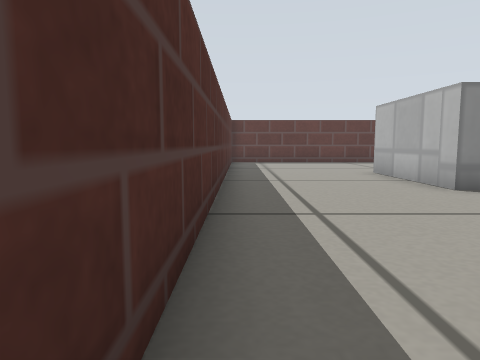
view 1 (above)

24 first-person views from a walk through a Gazebo world. The camera is 0.22 m above the floor, tilts 6° down and sees 70° across. The floor is counted in squares, 0.25 m on a side. Each view is taken from the middle of a square. On the plan, view 1 faces up. The plan holds only what a view shows up to about 12 squares ahead; the rest is blank. Gazebo's built-in surfaces are drawn with simple patterns.

view 2
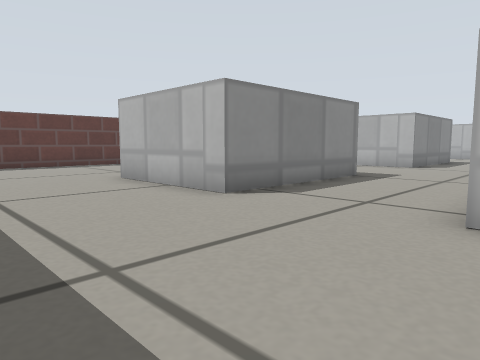

view 3
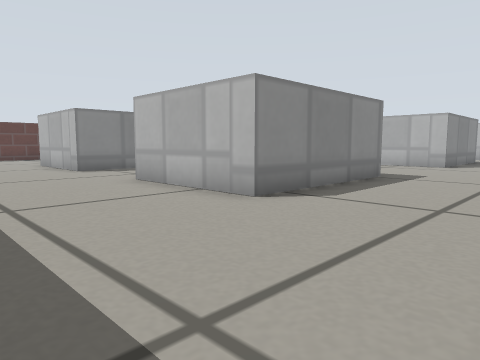

view 4
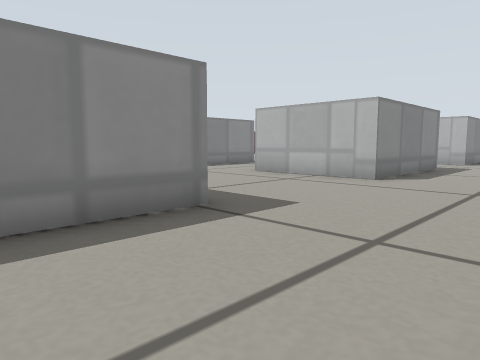

view 5
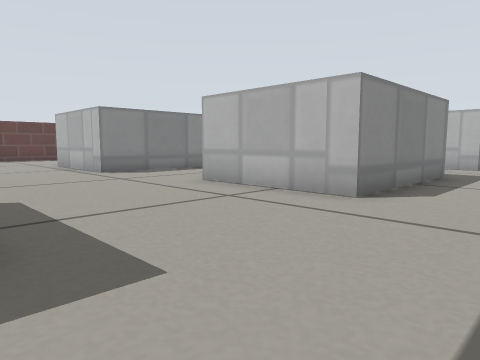

view 6
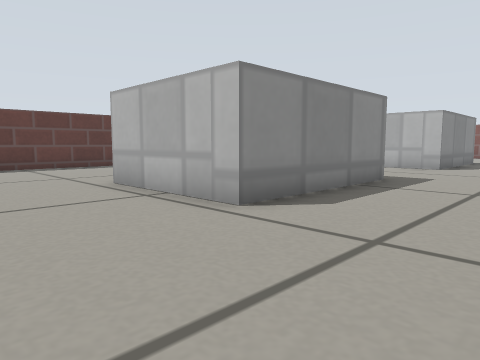

view 7
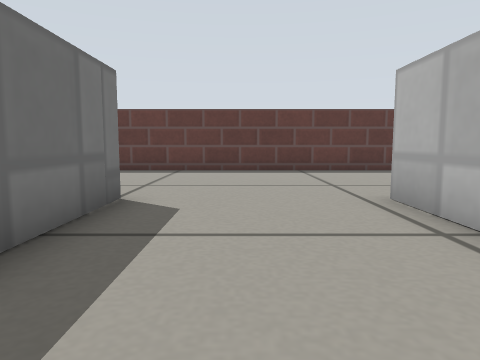

view 8
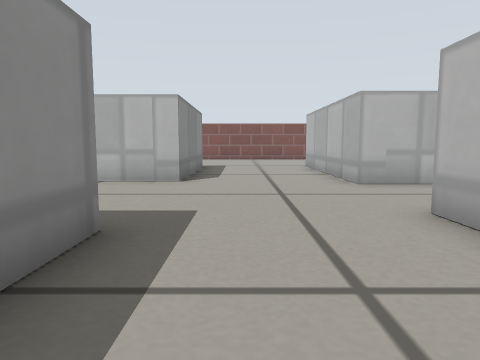

view 9
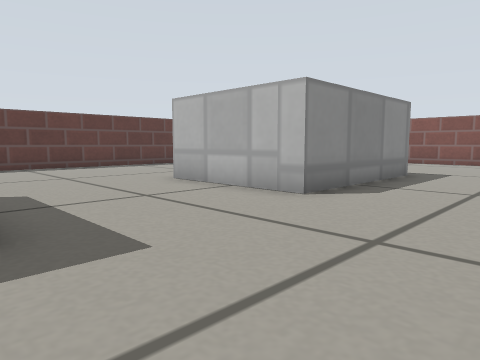

view 10
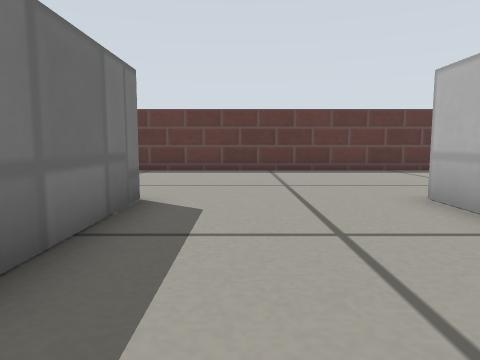

view 11
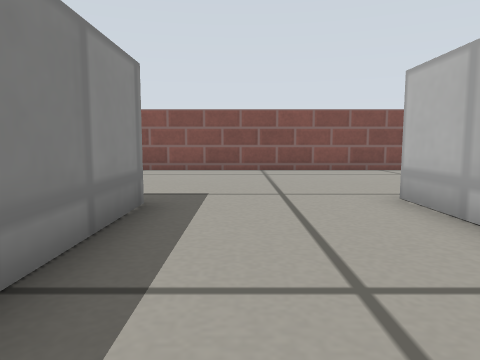

view 12
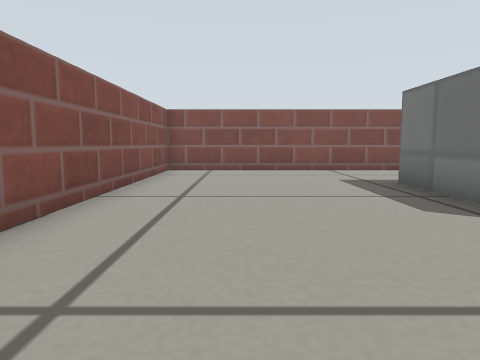

view 13
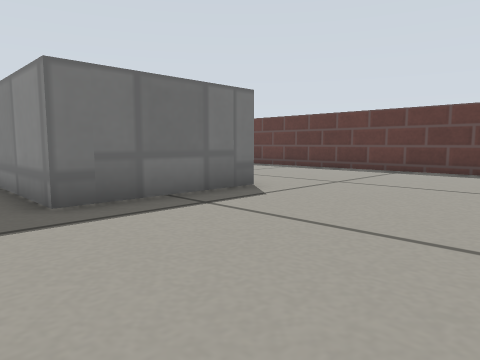

view 14
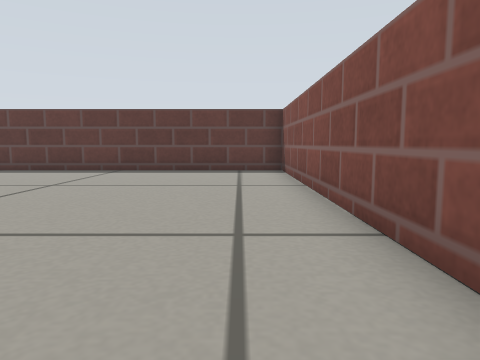

view 15
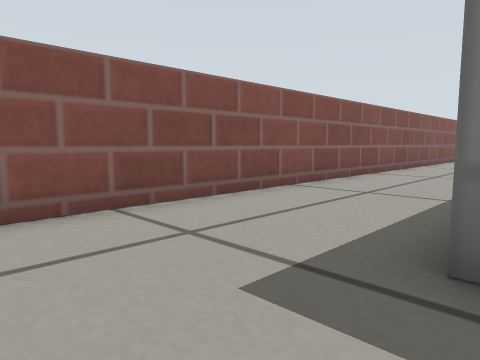

view 16
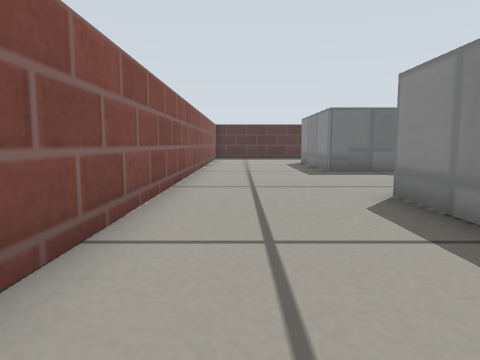

view 17
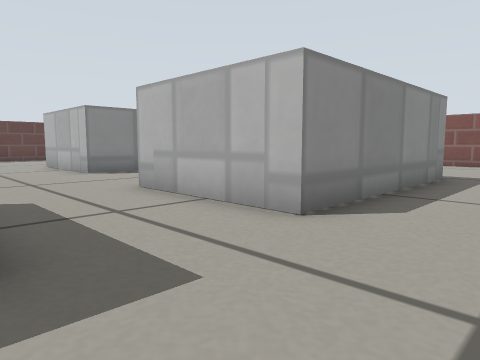

view 18
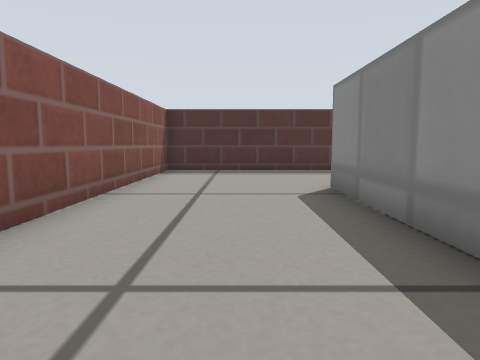

view 19
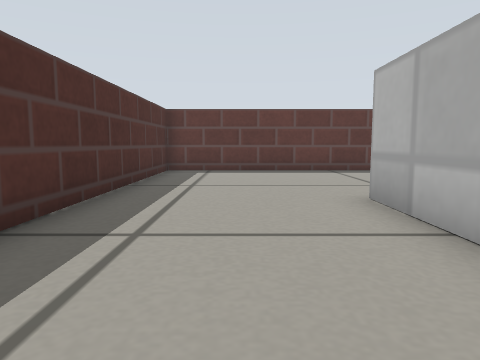

view 20
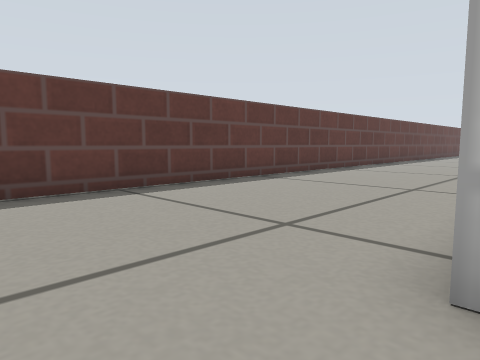

view 21
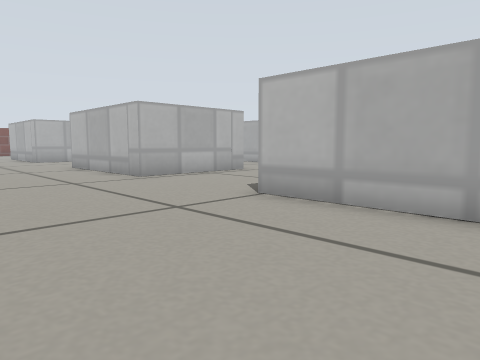

view 22
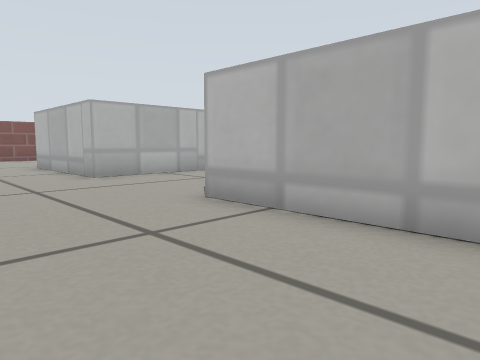

view 23
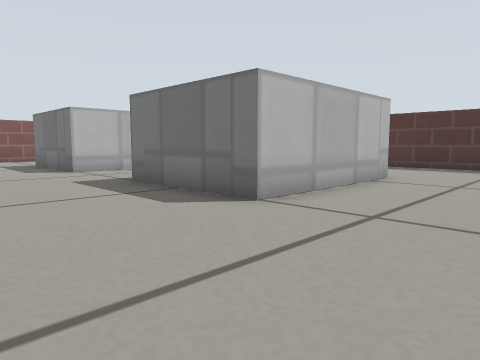

view 24
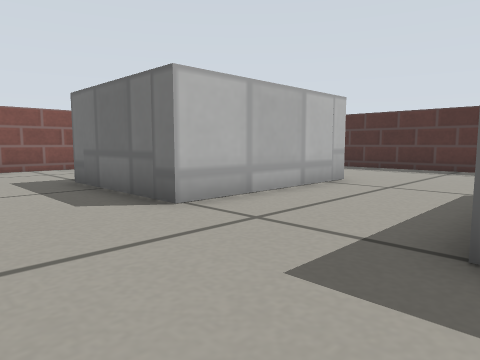

### Floor plan
Points are (right, up) in squares from view 1. A wall is a line through its corners. A room is listed if a view was taken in it or the views show most of it. See-through windows are left out.
Room 1 (views 1, 2, 3, 4, 5, 6, 7, 8, 9, 10, 11, 12, 13, 14, 15, 16, 17, 18, 19, 20, 21, 22, 23, 24)
walls: (18.5, 6.4) (13.4, 6.4) (13.4, 10.4) (18.4, 10.4) (18.4, 7.1); (18.4, 2.6) (19.4, 2.6); (16.4, -1.4) (14.3, -1.4) (14.3, 2.6); (9.1, 6.4) (4.1, 6.4) (4.1, 10.4) (9.1, 10.4) (9.1, 6.4); (19.4, -1.6) (14.3, -1.6); (9.1, 2.8) (9.1, -1.2) (4.1, -1.2) (4.1, 2.8) (9.1, 2.8); (28, 10.5) (28, 6.4) (23, 6.4) (23, 10.4) (27.6, 10.4); (28.5, 1.1) (28.5, -1.6) (22.5, -1.6) (22.5, 2.4) (28.5, 2.4); (-0.4, 16.4) (-0.4, -5.4) (34.4, -5.4) (34.4, 16.4) (-0.4, 16.4)

Where each view was taken, in squares from view 1:
view 1: 0 up, 0 right, facing up
view 2: 2 up, 0 right, facing up-right
view 3: 5 down, 0 right, facing up-right
view 4: 5 down, 6 right, facing up-right
view 5: 4 down, 9 right, facing up-right
view 6: 3 up, 10 right, facing up-right
view 7: 5 up, 11 right, facing up
view 8: 5 up, 15 right, facing right
view 9: 3 up, 18 right, facing up-right
view 10: 5 up, 20 right, facing up
view 11: 5 up, 23 right, facing right
view 12: 6 up, 32 right, facing down
view 13: 5 up, 33 right, facing up-left
view 14: 5 up, 33 right, facing up
view 15: 1 down, 31 right, facing down-left
view 16: 4 down, 20 right, facing left
view 17: 4 down, 19 right, facing up-right
view 18: 3 down, 11 right, facing left
view 19: 5 up, 2 right, facing up
view 20: 10 up, 2 right, facing up-right
view 21: 15 up, 5 right, facing down-right
view 22: 14 up, 14 right, facing down-right
view 23: 14 up, 13 right, facing down-left
view 24: 7 up, 12 right, facing down-left
